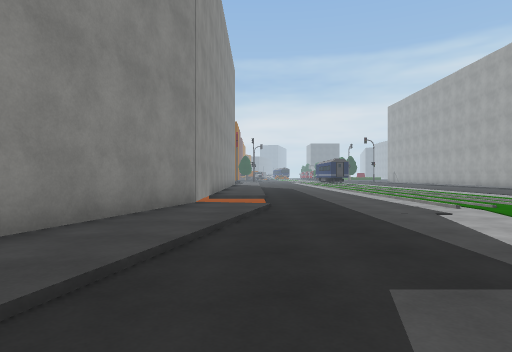
[1] (above)

21 first-person views from a walk through a scene from a Unity 3-D project. The camera is 1.3 m above the floor, looks level and sees 75° across. The floor is counted in squares, 2 m on a side. Each view is taken from the middle of a square. On the plan, view 1 faces up. The plan holds only what a view shows up to about 10 squares ahead; the rest is blank. The place goes on beyond the plan. Surface patterns are stand-ins for the level's own textures.

[2]
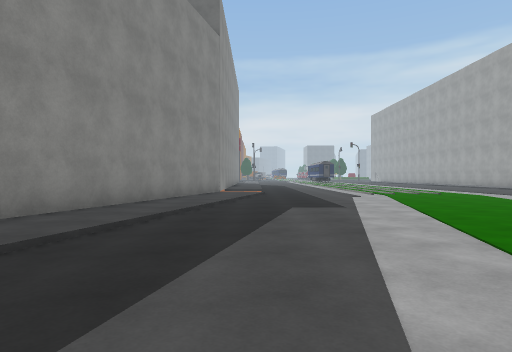

[3]
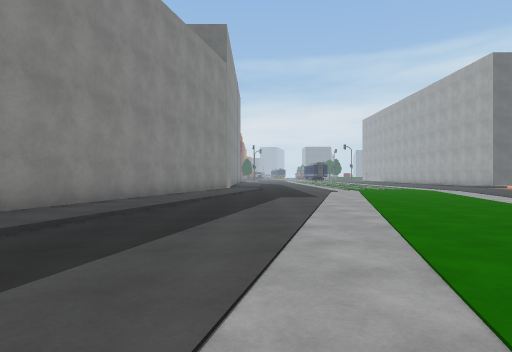

[4]
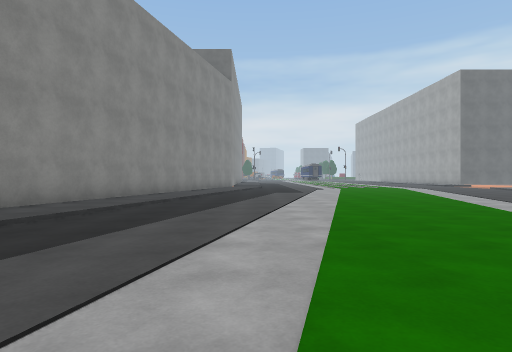

[5]
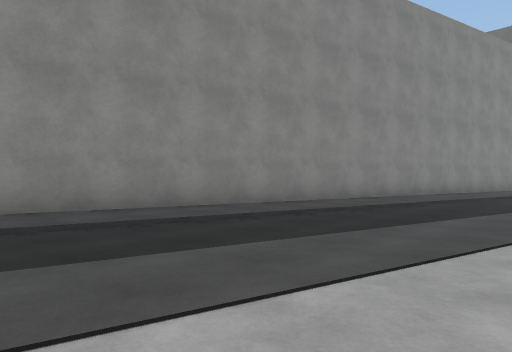

[6]
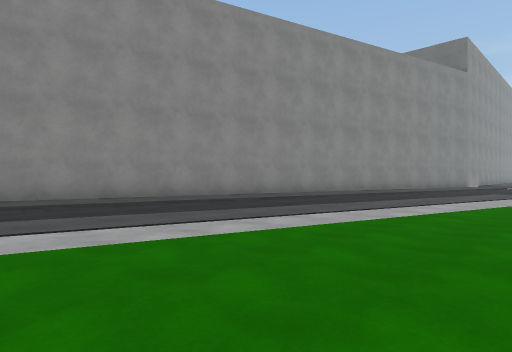

[7]
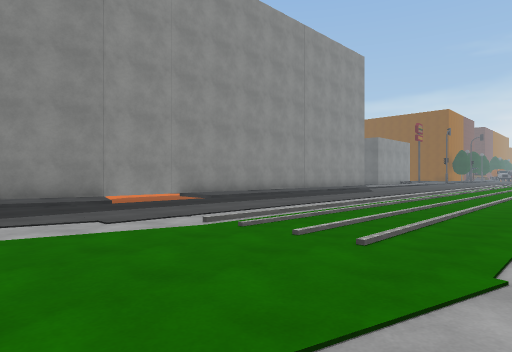

[8]
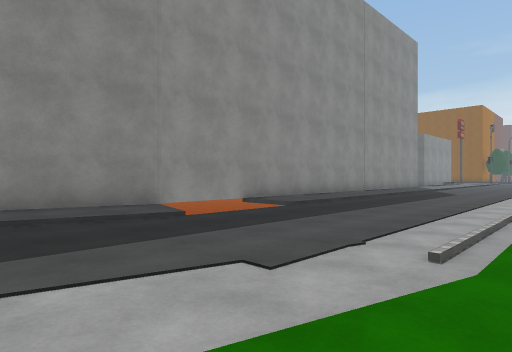

[9]
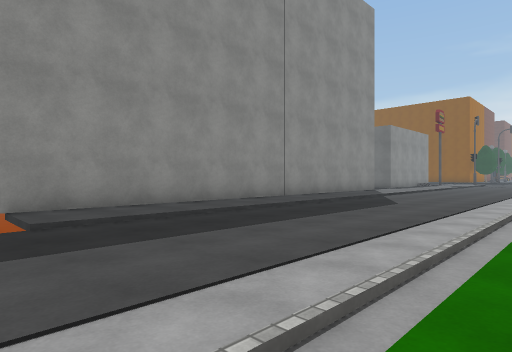

[10]
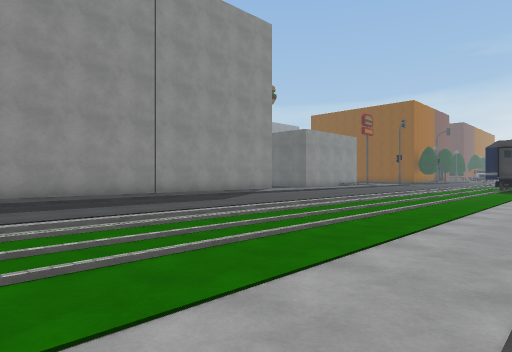

[11]
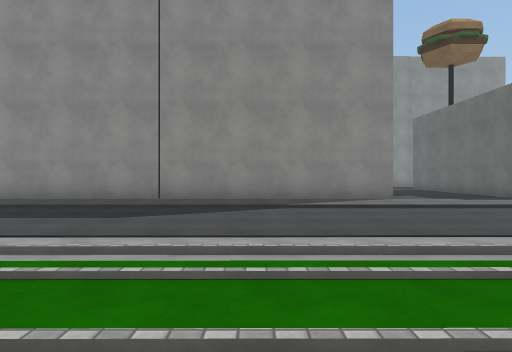

[12]
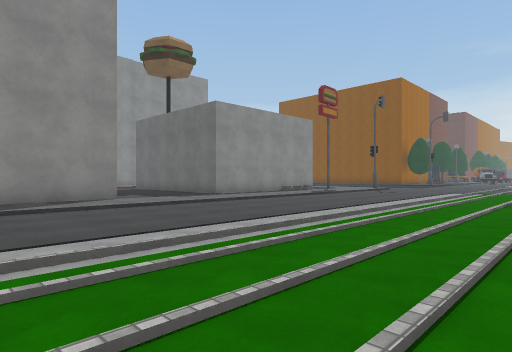

[13]
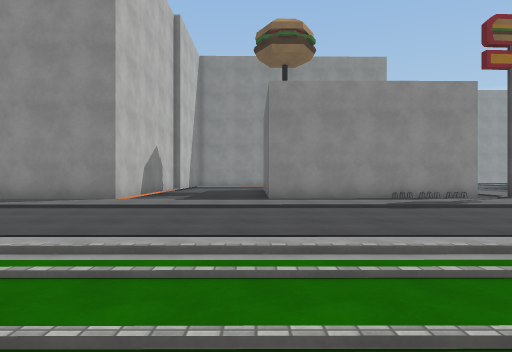

[14]
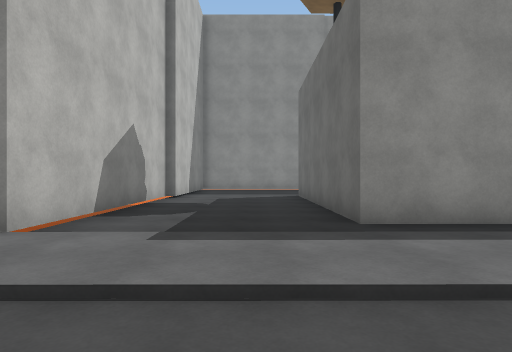

[15]
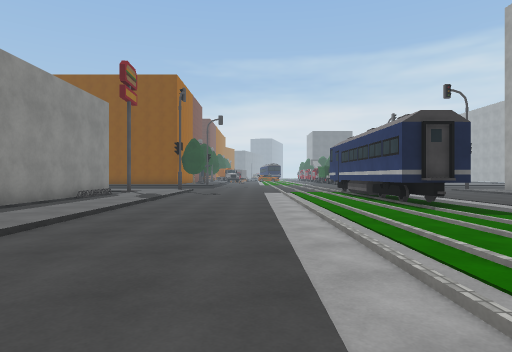

[16]
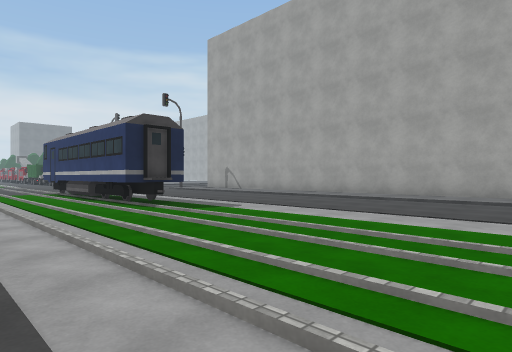

[17]
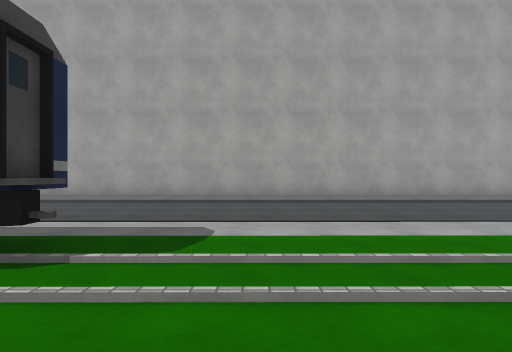

[18]
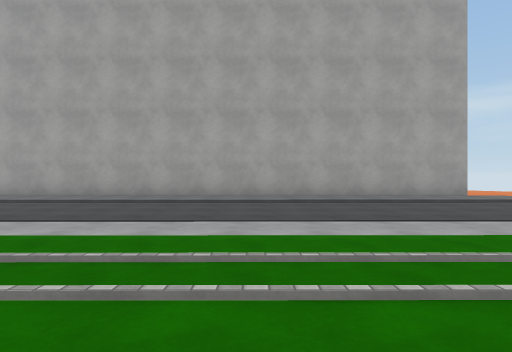

[19]
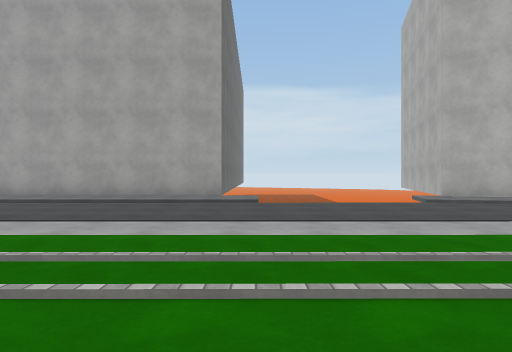

[20]
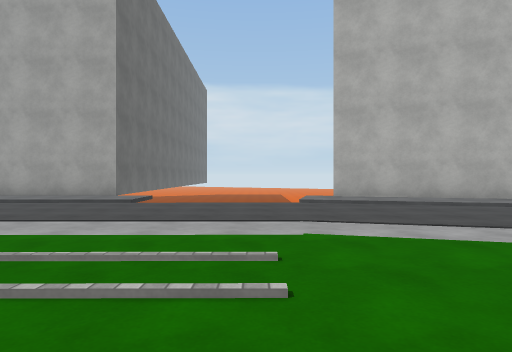

[21]
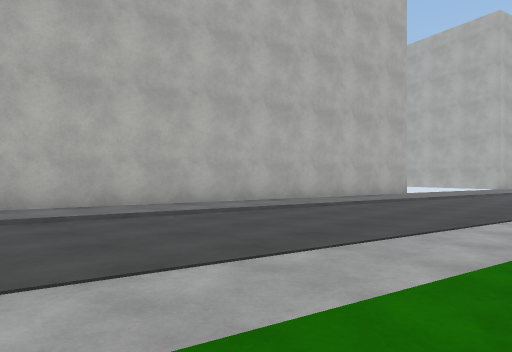

### Floor plan
Key: @ floor where view 1 was taken; # wall or solid block; . main floor; : floor 0.25 m higher than the main floor; / step, stairs or slope; = window, fence, low wall or low ledge; v drop or lower ground; O other object.
Columns run from 8 left of view 1 to 14 right of it. Each row starts with its distance up from view 1.
 30      #///.../.=#..../:#
 29      #.:/.../.##..../:#
 28      #.:/.../.O#..../:#
 27 ######.::.../.##..../:#
 26 .......::.../......./:#
 25 .......::.../......./:#
 24 .......::.../......./:#
 23 .......::.../......./:#
 22 #######::.../......./:#
 21       #::.../......./:#
 20       #::.../......./:#
 19       #::.../......./:#
 18       #::.../......./:#
 17       #::.../......./:#
 16       #::.../......./:#
 15       #::.../......./:#
 14       #::.../......./:#
 13       #::.../......./:#
 12       #::.../......./:#
 11       #::.../......./:#
 10       #::.../......./:
  9       #vv.../.......v
  8       #vv.../.......v
  7       #::.../.......v
  6       #:/...........vv
  5      ##:/...........::v
  4      #::............:##
  3      #:/.........../:#
  2      #:/.........../:#
  1     ##:/...........:##
  0     #::.@..........:#
 -1     #:/.........../:#
 -2     #:/.........../:#
 -3    ##:............:##
 -4    #::........ ../:#
 -5    #:/........ ../:#
 -6   ##:/.......   ./
 -7   #::.......
 -8   #::.......
 -9   #:/.......
-10  ##:/.......
-11  #::........
-12     ........

Where each view was taken, in squares from view 1:
view 1: 0 up, 0 right, facing up
view 2: 5 down, 0 right, facing up
view 3: 8 down, 0 right, facing up
view 4: 11 down, 0 right, facing up
view 5: 12 down, 0 right, facing up-left
view 6: 12 down, 3 right, facing up-left
view 7: 4 up, 8 right, facing up-left
view 8: 4 up, 5 right, facing up-left
view 9: 9 up, 5 right, facing up-left
view 10: 11 up, 9 right, facing up-left
view 11: 19 up, 7 right, facing left
view 12: 19 up, 7 right, facing up-left
view 13: 26 up, 7 right, facing left
view 14: 25 up, 2 right, facing left
view 15: 20 up, 3 right, facing up
view 16: 20 up, 3 right, facing up-right
view 17: 25 up, 4 right, facing right
view 18: 17 up, 4 right, facing right
view 19: 10 up, 4 right, facing right
view 20: 7 up, 4 right, facing right
view 21: 5 up, 6 right, facing down-right
